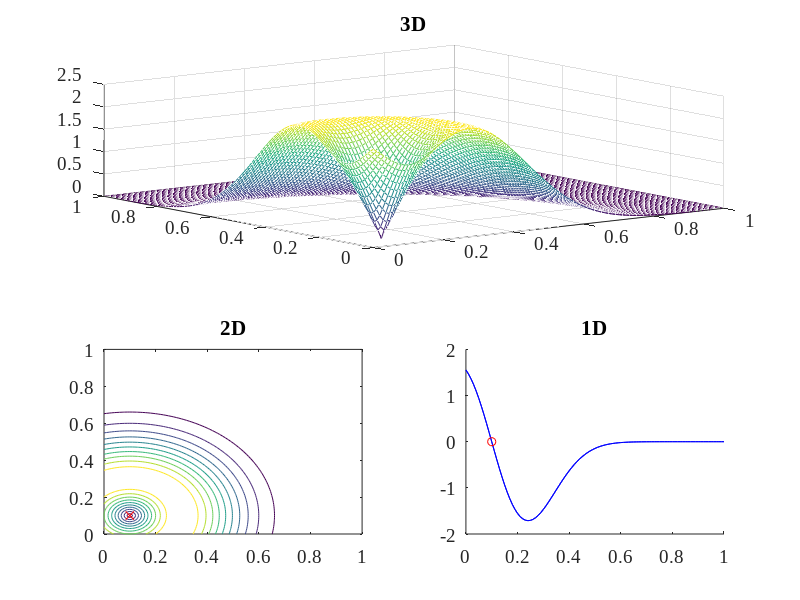

Recreate this plot in MATLAB. (Note: this script raises an error after producing the figure.)
clc;
clear;

path(path,'../util/'); % Help functions

% Change default axes fonts.
set(0,'DefaultAxesFontName', 'Times New Roman')
set(0,'DefaultAxesFontSize', 14)

% Change default text fonts.
set(0,'DefaultTextFontname', 'Times New Roman')
set(0,'DefaultTextFontSize', 14)

DIAG = sqrt(2); 
colnorm = @(X,P) sum(abs(X).^P,1).^(1/P);

PRECISION = 0.01;
x = [0:PRECISION:1;0:PRECISION:1];


tau = 0.1;

truth = [0.5;0.5];
truth = [0.1;0.1];


% TRUTH Constant
ths = @(x) (repmat(truth,1,length(x))-x)./tau.*(repmat(tau./colnorm(repmat(truth,1,length(x))-x,2),2,1));

% TRUTH Linear
ths = @(x) (repmat(truth,1,length(x))-x)./tau;

% TRUTH Decaying exponentially (EXP)
SIGMA = 1;
ths = @(x) (repmat(truth,1,length(x))-x)./tau.*repmat(exppdf(colnorm(repmat(truth,1,length(x)) - abs((repmat(truth,1,length(x))-x)),2),SIGMA),2,1);

% Millean Arena (NORMAL)
POS = 3; SIGMA = 0.05;
ths = @(x) (repmat(truth,1,length(x))-x)./tau.*repmat(normpdf(colnorm(repmat(truth,1,length(x))-x,2),(DIAG -norm(truth))/POS,SIGMA),2,1);

% Hard to Find (NORMAL)
POS = 100; SIGMA = 0.02;
ths = @(x) (repmat(truth,1,length(x))-x)./tau.*repmat(normpdf(colnorm(repmat(truth,1,length(x))-x,2),(DIAG -norm(truth))/POS,SIGMA),2,1);

% Wide Funnel to Truth (LOG-NORMAL)
POS = 1; SIGMA = 3;
ths = @(x) (repmat(truth,1,length(x))-x)./tau.*repmat(lognpdf(colnorm(repmat(truth,1,length(x))-x,2),(DIAG -norm(truth))/POS,SIGMA),2,1);
 
% Gentle Landing to truth
POS = 0; SIGMA = 0.2;
ths = @(x) (repmat(truth,1,length(x))-x)./tau.*repmat(normpdf(colnorm(repmat(truth,1,length(x))-x,2),0,0.2),2,1);
        

str = 'Wide Funnel to Truth';
tp = '_tm';
h = figure;
[X,Y] = meshgrid(x(1,:), x(1,:));
Z = zeros(size(X));
for i=1:length(X)
    agents = [X(i,:) ; Y(i,:)];
    forces = ths(agents);
    Z(i,:) = colnorm(forces,2);
end
subplot(2,2,1:2);
mesh(X,Y,Z);
%colorbar;
title('3D');
subplot(2,2,3);
contour(X,Y,Z);
hold on
plot(truth(1), truth(2),'rx');
hold off
title('2D');
subplot(2,2,4);
hold on
line = ths(x);
plot(x, line(1,:), 'b');
hold on
plot(truth(1), 0,'ro');
hold off
title('1D');
%Adding suptitle
suptitle(str);
str = strrep(str, ' ', '_');
saveas(h,[ 'scenarios/' str tp '.fig']);
saveas(h,[ 'scenarios/' str tp '.png']);


hold on
cdfplot(abs(line(1,:)));
hold off

title(['pos: ' num2str(POS) ', sigma: ' num2str(SIGMA)]);


prompt = 'Give a file name to save the image.';
str = input(prompt,'s');
if ~isempty(str)
    saveas(h,[ 'scenarios/' str ]);
end

return;


%%% To find parameters;

for SIGMA=0.1:0.1:20

    for POS=0.1:0.1:8
       
        ths = @(x) (repmat(truth,1,length(x))-x)./tau.*repmat(normpdf(colnorm(repmat(truth,1,length(x))-x,2),(DIAG -norm(truth))/POS,SIGMA),2,1);
        
        [X,Y] = meshgrid(x(1,:), x(1,:));
        Z = zeros(size(X));
        for i=1:length(X)
            agents = [X(i,:) ; Y(i,:)];
            forces = ths(agents);
            Z(i,:) = colnorm(forces,2);
        end
        h = mesh(X,Y,Z);
        
        hold on
        plot(truth(1), truth(2),'rx');
        hold off
        title(['pos: ' num2str(POS) ', sigma: ' num2str(SIGMA)]);
       
       
        prompt = 'Give a file name to save the image.';
        str = input(prompt,'s');
        if ~isempty(str)
            saveas(h,[ 'scenarios/' str ]);
        end
        
    end
end
return;

contour(X,Y,Z);
colorbar;
surface(X,Y,Z);



return;

hold on
%plot(x, const(1,:), 'r');
%plot(x, linear(1,:), 'k-')
plot(x, normMid(1,:))
%plot(x, expo(1,:))
%plot(x, 15*normMoved(1,:))
%plot(x, lognorm(1,:));
%plot(x, 20*expo(1,:));
%plot(x, lognorm(1,:));
line(truth,[-1, 1]);
line([0, 1],[0,0]);
hold off

hold on
%cdfplot(abs(const(1,:)));
%cdfplot(abs(linear(1,:)));
cdfplot(abs(normMid(1,:)));
%cdfplot(abs(normMoved(1,:)));
%cdfplot(abs(lognorm(1,:)));
hold off
